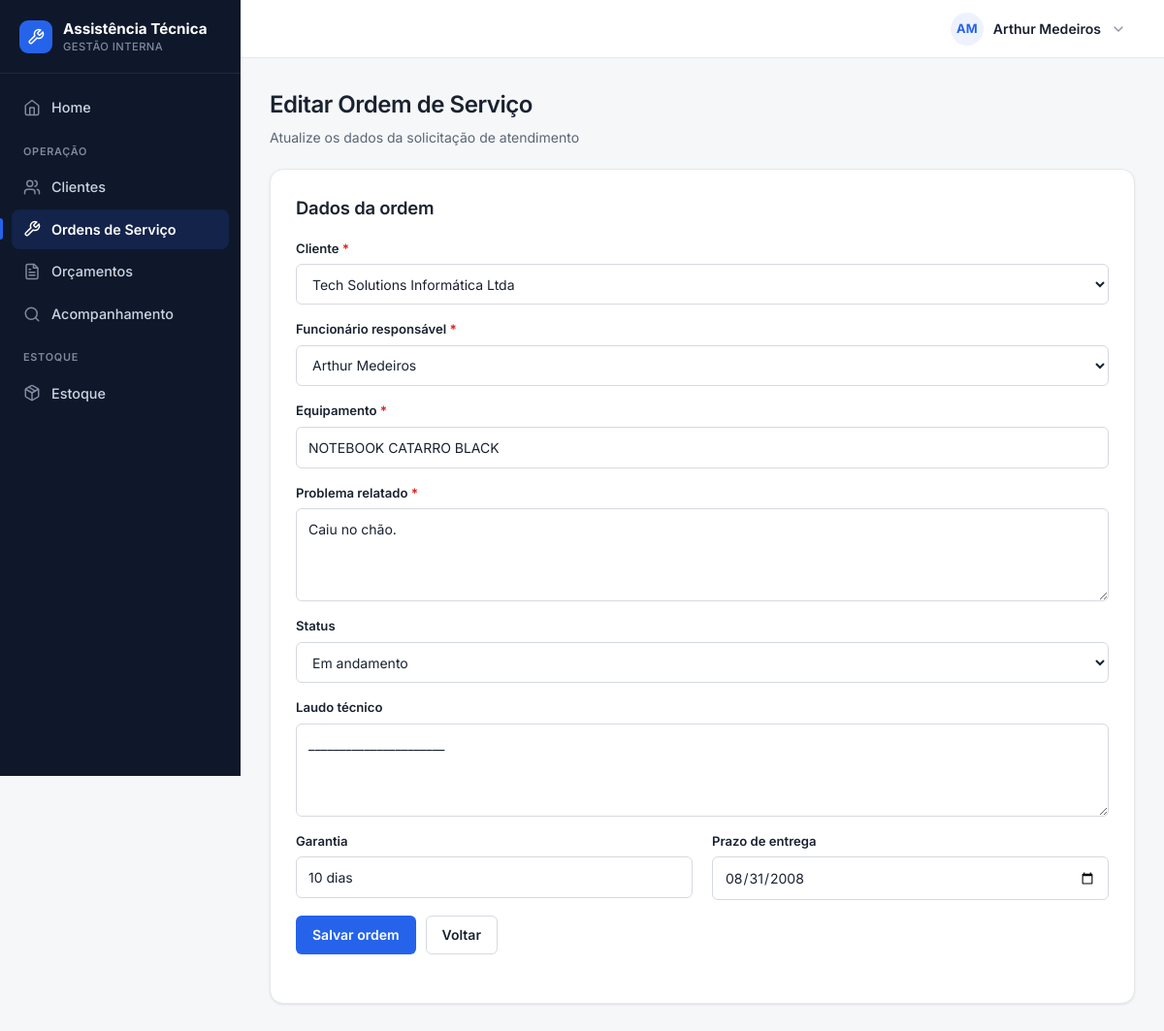
The page /ordem-servico/editar/18 (signed in) on the database its author committed.
### tables this page shows
CREATE TABLE funcionarios (
    id INTEGER PRIMARY KEY AUTOINCREMENT,
    nome TEXT NOT NULL,
    email TEXT NOT NULL UNIQUE,
    senha TEXT NOT NULL,
    cargo TEXT
, ativo INTEGER NOT NULL DEFAULT 1, perfil TEXT NOT NULL DEFAULT 'funcionario');

CREATE TABLE ordens_servico (
    ordem_id INTEGER PRIMARY KEY AUTOINCREMENT,
    cliente_id INTEGER NOT NULL,
    equipamento TEXT NOT NULL,
    problema_relatado TEXT NOT NULL,
    status TEXT NOT NULL DEFAULT 'Aberto', funcionario_id INTEGER REFERENCES funcionarios(id), data_abertura TEXT, data_finalizacao TEXT, laudo TEXT, garantia TEXT, prazo_entrega TEXT,

    FOREIGN KEY (cliente_id) REFERENCES clientes(id)
);

CREATE TABLE clientes (
    id INTEGER PRIMARY KEY AUTOINCREMENT,
    nome TEXT NOT NULL,
    cpf TEXT UNIQUE,
    telefone TEXT,
    email TEXT,
    endereco TEXT
, data_cadastro TEXT);

### routes/ordem_servico.py (the view)
@ordem_servico_bp.route("/ordem-servico/editar/<int:ordem_id>")
def pagina_editar_ordem(ordem_id):
    db = conectar()
    if not _ordem_atribuida_ao_tecnico(db, ordem_id):
        db.close()
        flash("Voce so pode acessar ordens atribuidas a voce.", "erro")
        return redirect("/ordem-servico")
    ordem = db.execute("""
        SELECT
            ordem_id,
            cliente_id,
            funcionario_id,
            equipamento,
            problema_relatado,
            status,
            laudo,
            garantia,
            prazo_entrega
        FROM ordens_servico
        WHERE ordem_id = ?
    """, (ordem_id,)).fetchone()
    clientes = db.execute("""
        SELECT id, nome
        FROM clientes
        ORDER BY nome
    """).fetchall()
    funcionarios = db.execute("""
        SELECT id, nome
        FROM funcionarios
        ORDER BY nome
    """).fetchall()
    db.close()
    if ordem is None:
        return redirect("/ordem-servico")
    return render_template(
        "editar-ordem-servico.html",
        ordem=ordem,
        clientes=clientes,
        funcionarios=funcionarios
    )

### app.py (called while the page is built)
@app.context_processor
def injetar_alertas_estoque():
    if "funcionario_id" not in session:
        return {"alerta_estoque_baixo": 0}
    conexao = conectar()
    total = conexao.execute(
        "SELECT COUNT(*) FROM pecas WHERE quantidade <= estoque_minimo"
    ).fetchone()[0]
    conexao.close()
    return {"alerta_estoque_baixo": total}

def tem_permissao(perfil, *perfis):
    return perfil in perfis

@app.context_processor
def injetar_permissoes():
    perfil = session.get("funcionario_perfil")
    return {
        "perfil_atual": perfil,
        "pode": lambda *perfis: tem_permissao(perfil, *perfis),
    }

@app.before_request
def proteger_rotas():
    rotas_livres = (
        "/login",
        "/acompanhamento",
        "/static",
    )
    if request.path.startswith(rotas_livres):
        return None
    if request.path == "/funcionarios/cadastrar" and _sem_funcionarios():
        return None
    if "funcionario_id" not in session:
        return redirect("/login")
    perfil_atual = session.get("funcionario_perfil")
    if perfil_atual not in TODOS:
        session.clear()
        flash("Perfil de acesso invalido. Faca login com uma conta da equipe.", "erro")
        return redirect("/login")
    permitido = PERMISSOES.get(request.endpoint)
    if permitido is not None and perfil_atual not in permitido:
        flash("Você não tem permissão para acessar esta área.", "erro")
        return redirect("/")
    return None

### database.py (called while the page is built)
def _coluna_existe(conexao, tabela, coluna):
    colunas = conexao.execute(f"PRAGMA table_info({tabela})").fetchall()
    return any(item["name"] == coluna for item in colunas)

def conectar():
    conexao = sqlite3.connect("database/sistema.db")
    conexao.row_factory = sqlite3.Row
    conexao.execute("PRAGMA foreign_keys = ON")
    _garantir_schema(conexao)
    return conexao

### routes/ordem_servico.py (called while the page is built)
def _usuario_tecnico():
    return session.get("funcionario_perfil") == "tecnico"

def _ordem_atribuida_ao_tecnico(db, ordem_id):
    if not _usuario_tecnico():
        return True
    ordem = db.execute(
        "SELECT funcionario_id FROM ordens_servico WHERE ordem_id = ?",
        (ordem_id,),
    ).fetchone()
    return ordem is not None and ordem["funcionario_id"] == session.get("funcionario_id")

### templates/editar-ordem-servico.html (shortened to what this page needs)
{% extends "base.html" %}
{% block css %}
    <link rel="stylesheet" href="{{ url_for('static', filename='css/ordem-servico.css') }}">
{% endblock %}
{% block conteudo %}
<div class="page-head">
    <h1>Editar Ordem de Serviço</h1>
    <p>Atualize os dados da solicitação de atendimento</p>
</div>
<section class="card">
    <h2>Dados da ordem</h2>
    <form action="/ordem-servico/atualizar/{{ ordem['ordem_id'] }}" method="POST">
        <div class="campo">
            <label for="cliente_id">Cliente <span class="obrigatorio" title="Campo obrigatório">*</span></label>
            <select id="cliente_id" name="cliente_id" required {% if pode('tecnico') %}disabled{% endif %}>
                {% for cliente in clientes %}
                <option value="{{ cliente['id'] }}" {% if cliente['id'] == ordem['cliente_id'] %}selected{% endif %}>
                    {{ cliente["nome"] }}
                </option>
                {% endfor %}
            </select>
        </div>
        <div class="campo">
            <label for="funcionario_id">Funcionário responsável <span class="obrigatorio" title="Campo obrigatório">*</span></label>
            <select id="funcionario_id" name="funcionario_id" required {% if pode('tecnico') %}disabled{% endif %}>
                {% for funcionario in funcionarios %}
                <option value="{{ funcionario['id'] }}" {% if funcionario['id'] == ordem['funcionario_id'] %}selected{% endif %}>
                    {{ funcionario["nome"] }}
                </option>
                {% endfor %}
            </select>
        </div>
        <div class="campo">
            <label for="equipamento">Equipamento <span class="obrigatorio" title="Campo obrigatório">*</span></label>
            <input type="text" id="equipamento" name="equipamento" value="{{ ordem['equipamento'] }}" required {% if pode('tecnico') %}readonly{% endif %}>
        </div>
        <div class="campo">
            <label for="problema_relatado">Problema relatado <span class="obrigatorio" title="Campo obrigatório">*</span></label>
            <textarea id="problema_relatado" name="problema_relatado" required {% if pode('tecnico') %}readonly{% endif %}>{{ ordem['problema_relatado'] }}</textarea>
        </div>
        <div class="campo">
            <label for="status">Status</label>
            <select id="status" name="status" required>
                <option value="Em andamento" {% if ordem['status'] == 'Em andamento' %}selected{% endif %}>Em andamento</option>
            </select>
        </div>
        <div class="campo">
            <label for="laudo">Laudo técnico</label>
            <textarea id="laudo" name="laudo" placeholder="Diagnóstico e serviço executado (preenchido pelo técnico)">{{ ordem['laudo'] or '' }}</textarea>
        </div>
        <div class="form-grid">
            <div class="campo">
                <label for="garantia">Garantia</label>
                <input type="text" id="garantia" name="garantia" value="{{ ordem['garantia'] or '' }}" placeholder="Ex.: 90 dias" {% if pode('tecnico') %}readonly{% endif %}>
            </div>
            <div class="campo">
                <label for="prazo_entrega">Prazo de entrega</label>
                <input type="date" id="prazo_entrega" name="prazo_entrega" value="{{ ordem['prazo_entrega'] or '' }}" {% if pode('tecnico') %}readonly{% endif %}>
            </div>
        </div>
        <div class="botoes">
            <button type="submit">Salvar ordem</button>
            <a href="/ordem-servico" class="btn btn-home">Voltar</a>
        </div>
    </form>
</section>
{% endblock %}

### templates/partials/_navbar.html (shortened to what this page needs)
{% import 'partials/_icons.html' as icons %}
{% set nome_usuario = session.get("funcionario_nome") or "Usuário" %}
{% set partes_nome = nome_usuario.split() %}
{% set iniciais = (partes_nome[0][0] ~ (partes_nome[1][0] if partes_nome|length > 1 else "")) if partes_nome else "U" %}
<nav class="navbar">
    <details class="user-menu">
        <summary>
            <span class="avatar">{{ iniciais }}</span>
            <span class="user-nome">{{ nome_usuario }}</span>
            <span class="seta">{{ icons.icon('chevron-down', 16) }}</span>
        </summary>
    </details>
</nav>

### static/css/global.css (style rules this page uses)
:root { --bg: #f6f7f9; --surface: #ffffff; --surface-2: #f9fafb; --border: #e6e8ec; --border-strong: #d5d9e0; --ink: #1a2230; --muted: #5b6675; --subtle: #8a93a3; --primary: #2563eb; --primary-hover: #1d4ed8; --primary-soft: #eef2ff; --success: #16a34a; --success-soft: #dcfce7; --warning: #d97706; --warning-soft: #fef3c7; --danger: #dc2626; --danger-hover: #b91c1c; --danger-soft: #fee2e2; --sidebar: #0f172a; --sidebar-ink: #cbd5e1; --sidebar-muted: #7e8aa0; --s-1: 4px; --s-2: 8px; --s-3: 12px; --s-4: 16px; --s-5: 20px; --s-6: 24px; --s-8: 32px; --r-sm: 6px; --r-md: 10px; --r-lg: 14px; --r-pill: 999px; --shadow-sm: 0 1px 2px rgba(16, 24, 40, 0.04), 0 1px 3px rgba(16, 24, 40, 0.06); --shadow-md: 0 4px 12px rgba(16, 24, 40, 0.08); --azul-900: #0f172a; --azul-800: #1e293b; --azul-700: #2563eb; --azul-600: #2563eb; --azul-500: #2563eb; --azul-100: #eef2ff; --azul-50: #f9fafb; --branco: #ffffff; --cinza-900: #1a2230; --cinza-700: #5b6675; --cinza-500: #8a93a3; --cinza-200: #e6e8ec; --cinza-100: #f1f3f6; --verde-100: #dcfce7; --verde-700: #166534; --amarelo-100: #fef3c7; --amarelo-700: #92400e; --vermelho-100: #fee2e2; --vermelho-700: #991b1b; --sombra: var(--shadow-sm); --raio: var(--r-md); }
* { box-sizing: border-box; }
body { min-height: 100vh; margin: 0; font-family: "Inter", -apple-system, BlinkMacSystemFont, "Segoe UI", Roboto, Arial, sans-serif; font-size: 14px; line-height: 1.5; color: var(--ink); background: var(--bg); -webkit-font-smoothing: antialiased; text-rendering: optimizeLegibility; }
h1, h2, h3, h4 { color: var(--ink); font-weight: 600; letter-spacing: -0.01em; }
h2 { margin: 0 0 18px; font-size: 1.15rem; }
a { color: var(--primary); text-decoration: none; }
.container, .card { background: var(--surface); border: 1px solid var(--border); border-radius: var(--r-lg); box-shadow: var(--shadow-sm); }
.card { padding: clamp(18px, 3vw, 26px); }
.acoes-topo, .botoes, .form-botao { display: flex; flex-wrap: wrap; gap: 10px; align-items: center; }
.btn, button, .voltar, .editar, .excluir { display: inline-flex; align-items: center; justify-content: center; gap: 8px; min-height: 40px; padding: 9px 16px; border: 1px solid transparent; border-radius: var(--r-sm); color: #fff; background: var(--primary); text-decoration: none; font: inherit; font-weight: 600; line-height: 1; cursor: pointer; white-space: nowrap; transition: background-color 0.15s ease, border-color 0.15s ease, box-shadow 0.15s ease, color 0.15s ease; }
.btn--secondary, .btn-home, .voltar, .editar { background: var(--surface); color: var(--ink); border-color: var(--border-strong); }
form { margin: 0 0 24px; }
.form-grid { display: grid; grid-template-columns: repeat(2, minmax(0, 1fr)); gap: 16px 20px; }
.campo, .form-group { display: flex; flex-direction: column; gap: 6px; margin-bottom: 16px; }
label { color: var(--ink); font-weight: 600; font-size: 0.82rem; }
input, select, textarea { width: 100%; min-height: 42px; padding: 10px 12px; color: var(--ink); background: var(--surface); border: 1px solid var(--border-strong); border-radius: var(--r-sm); font: inherit; transition: border-color 0.15s ease, box-shadow 0.15s ease; }
input::placeholder, textarea::placeholder { color: var(--subtle); }
textarea { min-height: 96px; resize: vertical; }
.obrigatorio { color: var(--danger); font-weight: 700; }

### rows shown on the page
funcionarios: nome "Arthur Medeiros"
ordens_servico: cliente_id "Tech Solutions Informática Ltda", funcionario_id "Arthur Medeiros", equipamento "NOTEBOOK CATARRO BLACK", problema_relatado "Caiu no chão.", status "Em andamento", laudo "______________________", garantia "10 dias", prazo_entrega "08/31/2008"

### other values the page prints
{{ iniciais }} "AM"
